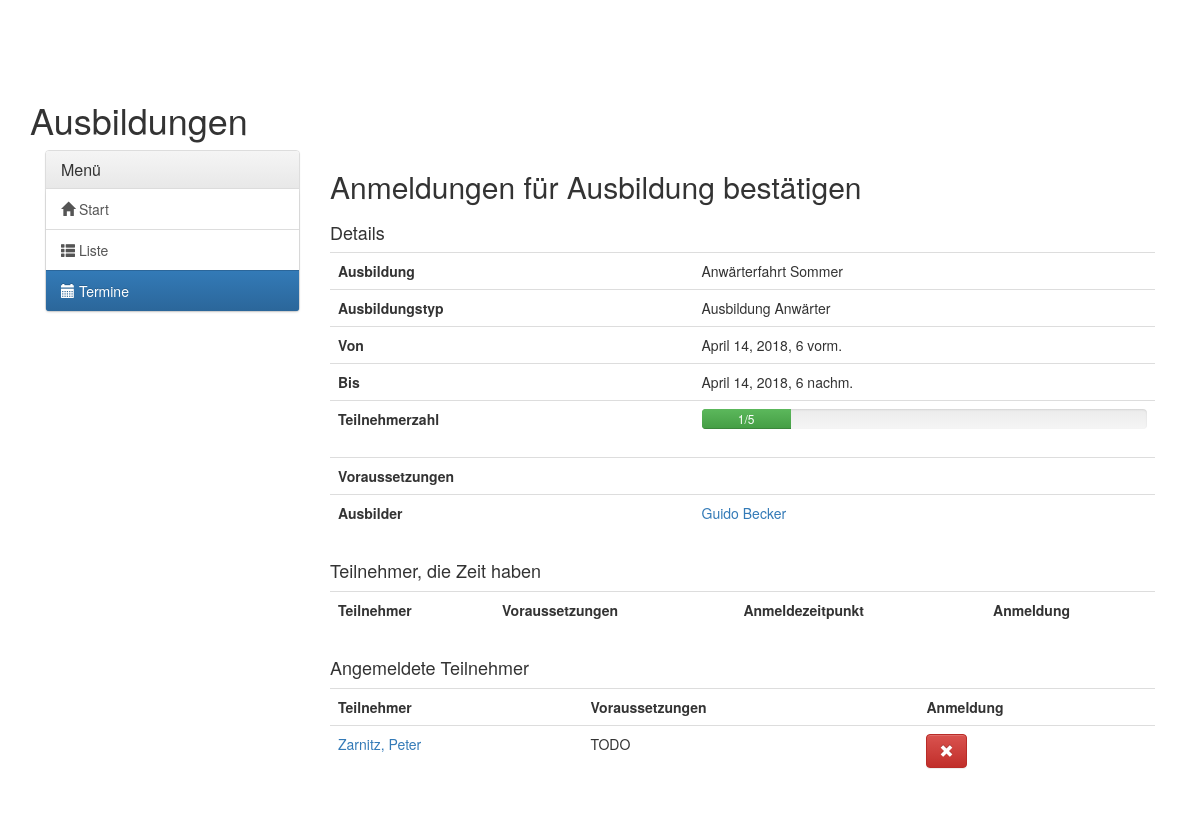
Before: /ausbildung/freischalten/1/ (signed in) with the older database file.
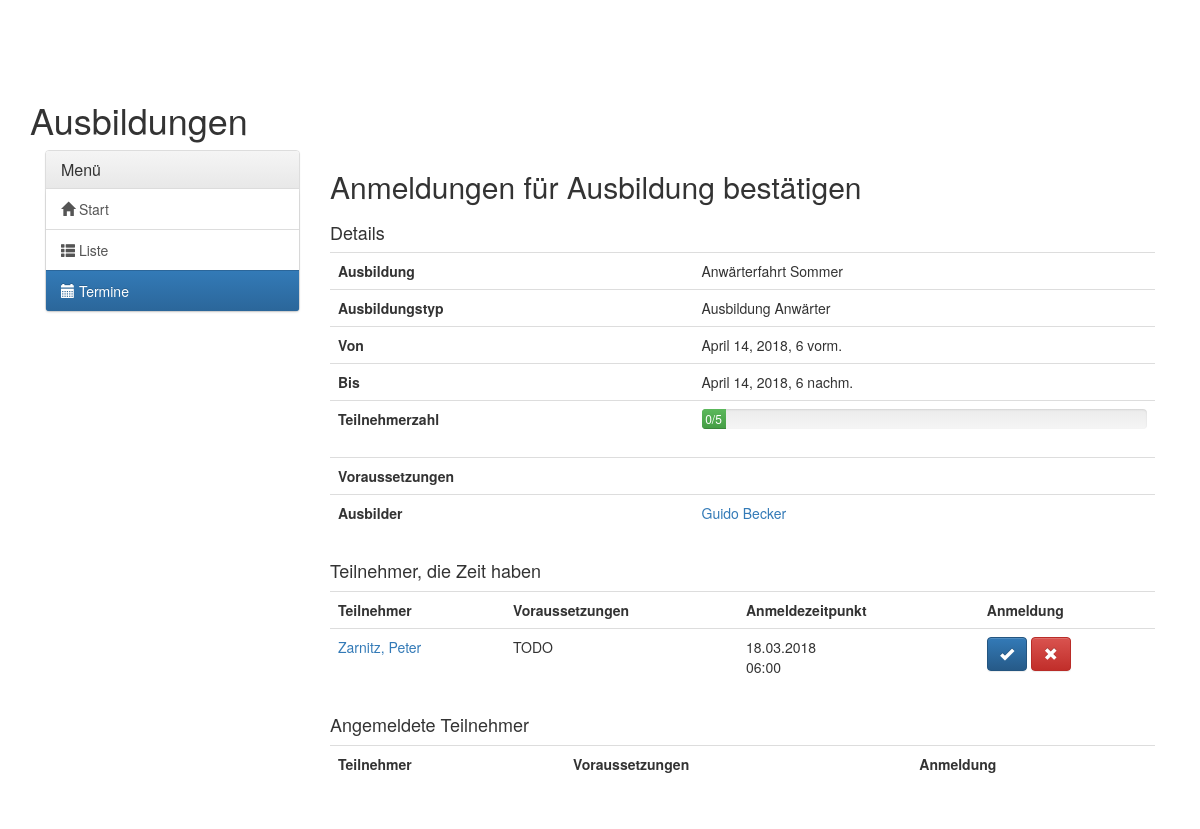
After: the same page with the newer database file.
### trainings/models.py (models this page shows, shortened)
class TrainingEvent(models.Model):
    training_event_id = models.AutoField(primary_key=True)
    training = models.ForeignKey(Training, verbose_name='Ausbildung')
    event_start = models.DateTimeField(verbose_name='Beginn')
    event_end = models.DateTimeField(verbose_name='Ende')
    max_member = models.IntegerField(verbose_name='Max. Teilnehmerzahl')
    direct_registration = models.BooleanField(verbose_name="Direktanmeldung möglich", default=True)
    trainer = models.ManyToManyField(Member, related_name='trainer')
    participants = models.ManyToManyField(Member, through='Participates_in_trainingevent',
                                          through_fields=('trainingevent', 'member'), related_name='participants')
    possible_participants = models.ManyToManyField(Member, through='Possible_participates_in_trainingevent',
                                                   through_fields=('trainingevent', 'member'),
                                                   related_name='possible_participants')
    class Meta:
        verbose_name_plural = 'Ausbildungstermine'
        verbose_name = 'Ausbildungstermin'
    def getMemberCount(self):
        return self.participants.count()

class Training(models.Model):
    name = models.CharField(primary_key=True, max_length=50, verbose_name='Name')
    prerequisites = models.ManyToManyField("self", through='Prerequisites_for_training',
                                           through_fields=('post_training', 'pre_training'),
                                           verbose_name='Voraussetzungen',
                                           symmetrical=False,
                                           related_name='with_prerequisite')
    category = models.ForeignKey(TrainingCategory, on_delete=models.CASCADE, verbose_name='Kategorie', null=True)
    class Meta:
        verbose_name_plural = 'Ausbildungen'
        verbose_name = 'Ausbildung'

class TrainingCategory(models.Model):
    name = models.CharField(primary_key=True, max_length=50, verbose_name='Name')
    class Meta:
        verbose_name_plural = 'Ausbildungskategorien'
        verbose_name = 'Ausbildungskategorie'

class Possible_participates_in_trainingevent(models.Model):
    trainingevent = models.ForeignKey(TrainingEvent, on_delete=models.CASCADE)
    member = models.ForeignKey(Member, on_delete=models.CASCADE)
    comment = models.TextField(verbose_name='Kommentar', max_length=200, blank=True)
    first_register_timestamp = models.DateTimeField(default=datetime.now, verbose_name='Erste Anmeldung', editable=True, null=True)
    class Meta:
        verbose_name_plural = 'Mögliche Teilnahmen an Ausbildungstermin'
        verbose_name = 'Mögliche Teilnahme an Ausbildungstermin'

### member_administration/models.py (models this page shows, shortened)
class Member(models.Model):
    user = models.OneToOneField(User, on_delete=models.CASCADE)
    mobile = models.CharField(max_length=20, verbose_name='Handynummer', null=True, blank=True)
    adress_street = models.CharField(max_length=100, verbose_name='Straße & Hnr.', null=True, blank=True)
    adress_plz = models.CharField(max_length=6, verbose_name='PLZ', null=True, blank=True)
    adress_city = models.CharField(max_length=100, verbose_name='Stadt', null=True, blank=True)
    birthdate = models.DateField(verbose_name='Geburtsdatum', null=True, blank=True)
    bw_join = models.DateField(verbose_name='Bergwacht-Eintritt', null=True, blank=True)
    status = models.CharField(max_length=3, choices=STATUS_CHOICES, default='ANW')
    dutygroups = models.ManyToManyField(DutyGroup, through='Members_in_Dutygroup',
                                        through_fields=('member', 'dutygroup'), related_name='dutygroups')
    class Meta:
        verbose_name_plural = 'Mitglieder'
        ordering = ['status', 'user__last_name']

### trainings/views.py (the view)
# urls.py: url(r'^freischalten/(?P<training_event_id>[0-9]+)/$', views.permit_for_training,
@login_required
@user_passes_test(lambda u: u.has_perm('trainings.can_add_participates_in_trainingevent'))
def permit_for_training(request, training_event_id):
    training_event = TrainingEvent.objects.get(training_event_id=training_event_id)
    possible_participants = Possible_participates_in_trainingevent.objects.filter(trainingevent=training_event)
    return render(request, 'trainings/training_permit.html',
                  {'training_event': training_event, 'nav': 'dates', 'possible_participants': possible_participants})

### trainings/templates/trainings/training_permit.html (shortened to what the changed rows need)
{% extends 'training_base.html' %}
{% block training_content %}
<h2>Anmeldungen für Ausbildung bestätigen</h2>
<div class="row">
    <div class="col-md-12">
        <table class="table">
            <tr>
                <th>Ausbildung</th>
                <td>{{ training_event.training.name }}</td>
            </tr>
            <tr>
                <th>Ausbildungstyp</th>
                <td>{{ training_event.training.category.name }}</td>
            </tr>
            <tr>
                <th>Von</th>
                <td>{{ training_event.event_start }}</td>
            </tr>
            <tr>
                <th>Bis</th>
                <td>{{ training_event.event_end }}</td>
            </tr>
            <tr>
                <th>Teilnehmerzahl</th>
                <td>
                    <div class="progress">
                        {% if training_event.getMemberCount <= training_event.max_member %}
                        <div class="progress-bar progress-bar progress-bar-success" role="progressbar"
                             aria-valuenow="{{ training_event.getMemberCount }}*100%/{{ training_event.minaek }}"
                             aria-valuemin="0"
                             aria-valuemax="100"
                             style="min-width: 2em; width: calc({{ training_event.getMemberCount }}*100%/{{ training_event.max_member }});">
                            {{ training_event.getMemberCount }}/{{ training_event.max_member }}
                        </div>
                        {% endif %}
                    </div>
                </td>
            </tr>
            <tr>
                <th>Voraussetzungen</th>
            </tr>
            <tr>
                <th>Ausbilder</th>
                <td>
                    {% for trainer in training_event.trainer.all %}
                    <a href="{% url 'member_administration:member_detail' trainer.user.username %}">
                        {{ trainer.user.first_name}} {{ trainer.user.last_name }}</a>
                    <br>
                    {% endfor %}
                </td>
            </tr>
        </table>
    </div>
    <div class="col-md-12">
        <div class="table-responsive">
            <table class="table">
                <tr>
                    <th>Teilnehmer</th>
                    <th>Voraussetzungen</th>
                    <th>Anmeldezeitpunkt</th>
                    <th>Anmeldung</th>
                </tr>
                {% for takes_part in possible_participants %}
                <tr>
                    <td><a href="{% url 'member_administration:member_detail' takes_part.member.user.username %}">
                        {{ takes_part.member.user.last_name }}, {{ takes_part.member.user.first_name }}</a></td>
                    <td>
                        TODO
                    </td>
                    <td>
                        {{ takes_part.first_register_timestamp | date:'d.m.Y'}} <br>
                        {{ takes_part.first_register_timestamp | date:'H:i'}}
                    </td>
                    <td>
                        <a href="{% url 'trainings:register_for_training' training_event.training_event_id takes_part.member.user.username %}"
                           class="btn btn-primary"><span class="glyphicon glyphicon-ok" aria-hidden="true"></span></a>
                        <a href="{% url 'trainings:deregister_user_time_for_training' training_event.training_event_id takes_part.member.user.username %}"
                           class="btn btn-danger"><span class="glyphicon glyphicon-remove"
                                                        aria-hidden="true"></span></a>
                    </td>
                </tr>
                {% endfor %}
            </table>
        </div>
        <div class="table-responsive">
            <table class="table">
                <tr>
                    <th>Teilnehmer</th>
                    <th>Voraussetzungen</th>
                    <th>Anmeldung</th>
                </tr>
                {% for member in training_event.participants.all %}
                <tr>
                    <td><a href="{% url 'member_administration:member_detail' member.user.username %}">
                        {{ member.user.last_name }}, {{ member.user.first_name }}</a></td>
                    <td>
                        TODO
                    </td>
                    <td>
                        <a href="{% url 'trainings:deregister_for_training' training_event.training_event_id member.user.username %}"
                           class="btn btn-danger"><span class="glyphicon glyphicon-remove"
                                                        aria-hidden="true"></span></a>
                    </td>
                </tr>
                {% endfor %}
            </table>
        </div>
    </div>
</div>
{% endblock %}

Changed rows visible on the page:
no longer on this page (row unchanged): Member: user.last_name "Zarnitz", user.first_name "Peter", shown under "Angemeldete Teilnehmer"
computed for TrainingEvent "Anwärterfahrt Sommer": getMemberCount "1" → "0"
added Possible_participates_in_trainingevent: member.user.last_name "Zarnitz", member.user.first_name "Peter", first_register_timestamp "18.03.2018", first_register_timestamp "06:00"
Other visible differences:
{{ training_event.getMemberCount }}: 1 → 0 (drawn)
